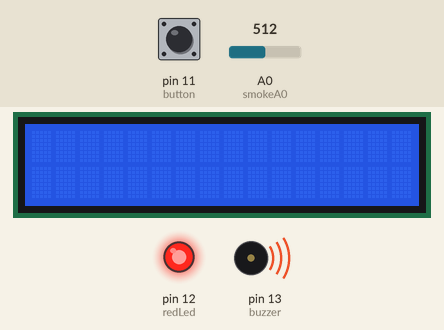
A sketch run on a simulated Arduino Uno, built with avr-gcc and run on an emulated ATmega328P. Parts: 16×2 character LCD, output pins drawn as LEDs (lit = HIGH), buzzer (waves = sounding). Inputs (shaded band) come from the test bench; at power-on: pin 11 (button) LOW, A0 (smokeA0) = 512. Pins used as bus, display or sensor lines are not drawn; what the sketch prints to the serial monitor is not drawn.

Above: at 1.2 s.
1.3 s: pin 11 (button) pulled HIGH for 0.15 s
At 2.5 s:
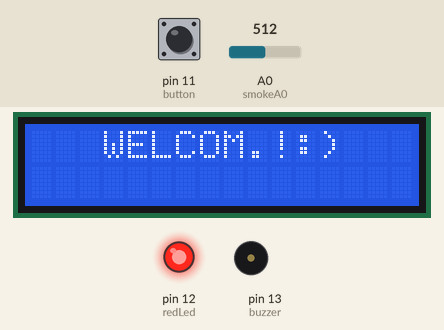
4.4 s: A0 (smokeA0) set to 97
7.4 s: A0 (smokeA0) set to 84
At 8.4 s:
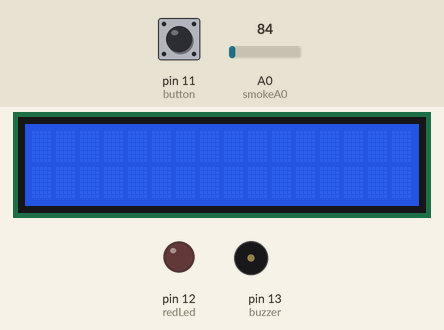
9.0 s: pin 11 (button) pulled HIGH for 1 s
At 9.8 s:
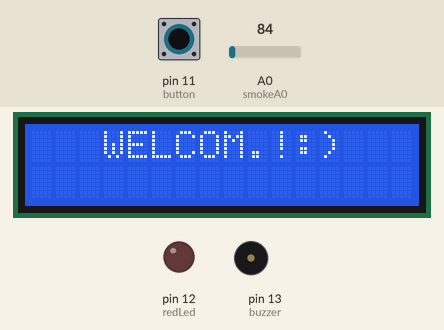
13.0 s: pin 11 (button) pulled HIGH for 3.2 s
17.7 s: A0 (smokeA0) set to 100
At 20.05 s:
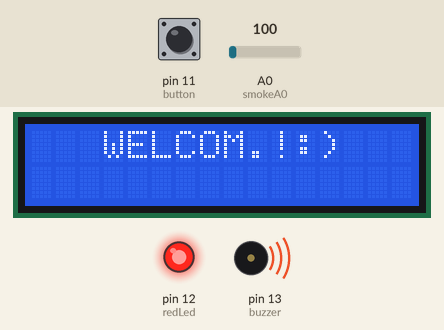
Timing chart, 0 to 21.6 s (numbered marks = the images above; inputs shaded):
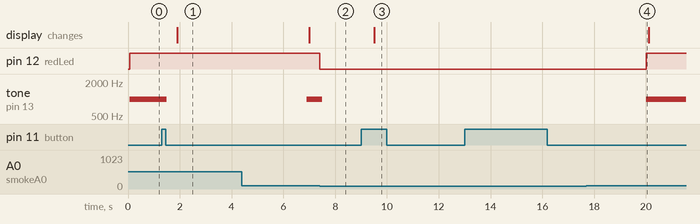

Measured:
- the behaviour switches between 91 and 90 on A0 (smokeA0) (found by bisection; images 1 and 2)
- after the input at 1.3 s, tone on pin 13 (buzzer): 1000 Hz → silent after 0.20 s; the display: changes after 0.60 s (image 1)
- after the input at 7.4 s, pin 12 (redLed): HIGH → LOW at once; tone on pin 13 (buzzer): 1000 Hz → silent after 0.11 s
- after the input at 9.0 s, the display: changes after 0.51 s (image 3)
- after the input at 13.0 s, every drawn part: stays the same
- after the input at 17.7 s, pin 12 (redLed): LOW → HIGH after 2.3 s; tone on pin 13 (buzzer): silent → 1000 Hz after 2.3 s

The sketch:

arduino.ino
```cpp
#include<LiquidCrystal.h>
const int rs=4 ,en=5 ,d4=6, d5=7, d6=8, d7=9;

LiquidCrystal lcd(rs,en,d4,d5,d6,d7);
int redLed = 12;
int buzzer = 13;
int smokeA0 = A0;
int button =11;
// Your threshold value
int sensorThres = 90;

void setup() {
Serial.begin(9600);
lcd.begin(16,2);
pinMode(redLed, OUTPUT);
pinMode(buzzer, OUTPUT);
pinMode(smokeA0, INPUT);
pinMode(button, INPUT);
}

void loop() {
//lcd
int val=digitalRead(button);
if(val==1){
lcd.setCursor(3,0);
digitalWrite(buzzer,HIGH);
delay(500);
lcd.print("WELCOM.!:)");
//digitalWrite(buzzer,HIGH);
delay(5000);

}
else{
  lcd.clear();
  digitalWrite(buzzer,LOW);
}
//gas sensor
  int analogSensor=0;
  analogSensor = analogRead(smokeA0);
  Serial.print("Pin A0: ");
  Serial.println(analogSensor);
  // Checks if it has reached the threshold value
  if (analogSensor > sensorThres)
  {
    digitalWrite(redLed, HIGH);
    tone(buzzer, 1000, 200);
  delay(100);
  }
  analogSensor = analogRead(smokeA0);
  if (analogSensor <= sensorThres)
  {
    digitalWrite(redLed, LOW);
digitalWrite(buzzer,LOW);
}

}
```
